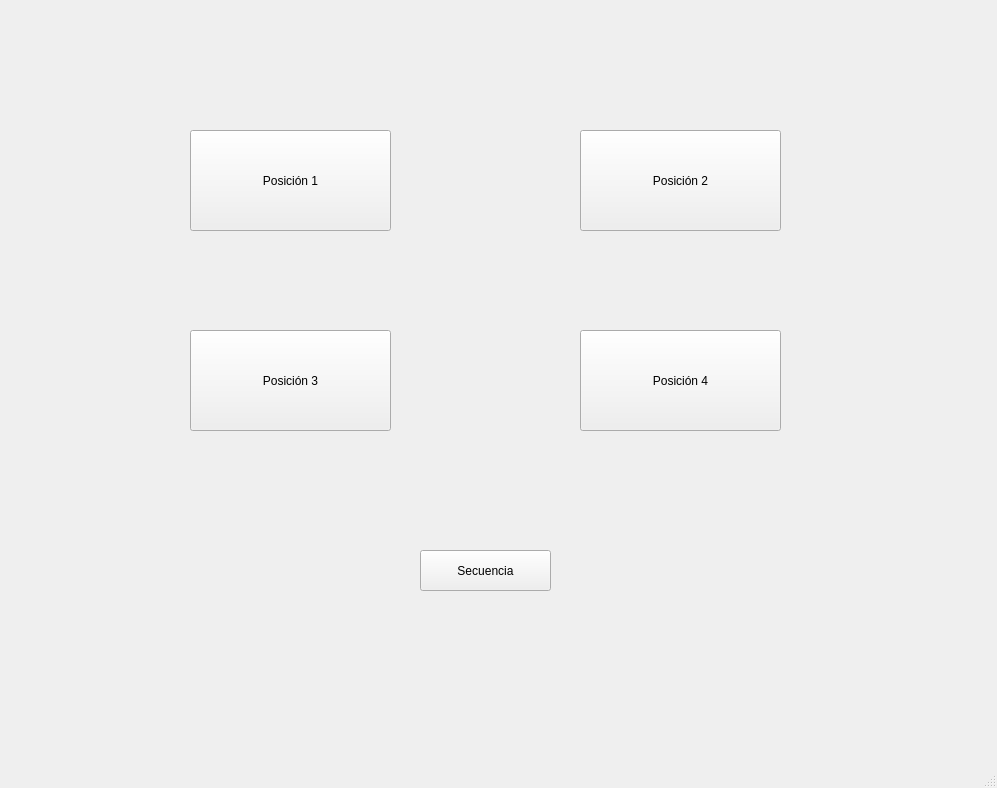
<?xml version="1.0" encoding="UTF-8"?>
<ui version="4.0">
 <class>MainWindow</class>
 <widget class="QMainWindow" name="MainWindow">
  <property name="geometry">
   <rect>
    <x>0</x>
    <y>0</y>
    <width>997</width>
    <height>788</height>
   </rect>
  </property>
  <property name="windowTitle">
   <string>MainWindow</string>
  </property>
  <widget class="QWidget" name="centralwidget">
   <widget class="QPushButton" name="pushButton_2">
    <property name="geometry">
     <rect>
      <x>580</x>
      <y>130</y>
      <width>201</width>
      <height>101</height>
     </rect>
    </property>
    <property name="text">
     <string>Posición 2</string>
    </property>
   </widget>
   <widget class="QPushButton" name="posicion1">
    <property name="geometry">
     <rect>
      <x>190</x>
      <y>130</y>
      <width>201</width>
      <height>101</height>
     </rect>
    </property>
    <property name="text">
     <string>Posición 1</string>
    </property>
   </widget>
   <widget class="QPushButton" name="pushButton_4">
    <property name="geometry">
     <rect>
      <x>190</x>
      <y>330</y>
      <width>201</width>
      <height>101</height>
     </rect>
    </property>
    <property name="text">
     <string>Posición 3</string>
    </property>
   </widget>
   <widget class="QPushButton" name="pushButton_5">
    <property name="geometry">
     <rect>
      <x>580</x>
      <y>330</y>
      <width>201</width>
      <height>101</height>
     </rect>
    </property>
    <property name="text">
     <string>Posición 4</string>
    </property>
   </widget>
   <widget class="QPushButton" name="pushButton">
    <property name="geometry">
     <rect>
      <x>420</x>
      <y>550</y>
      <width>131</width>
      <height>41</height>
     </rect>
    </property>
    <property name="text">
     <string>Secuencia</string>
    </property>
   </widget>
  </widget>
  <widget class="QMenuBar" name="menubar">
   <property name="geometry">
    <rect>
     <x>0</x>
     <y>0</y>
     <width>997</width>
     <height>26</height>
    </rect>
   </property>
  </widget>
  <widget class="QStatusBar" name="statusbar"/>
 </widget>
 <resources/>
 <connections/>
</ui>
